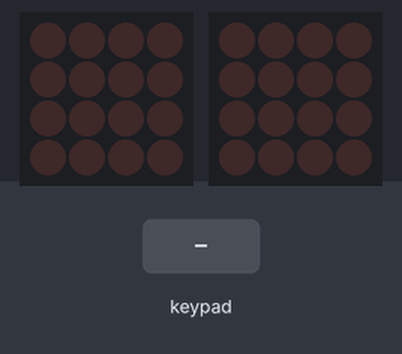
A sketch run on a simulated Arduino Uno, built with avr-gcc and run on an emulated ATmega328P. On the bench: 2 × 4×4 LED matrix. Inputs (shaded band) come from the test bench. What the sketch prints to the serial monitor is not drawn.

Above: at 4.4 s.
4.5 s: keypad keys 1 2 A pressed 0.4 s apart
At 4.59 s:
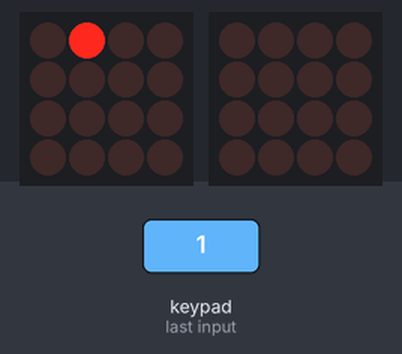
7.2 s: keypad keys 1 2 pressed 0.4 s apart
At 7.28 s:
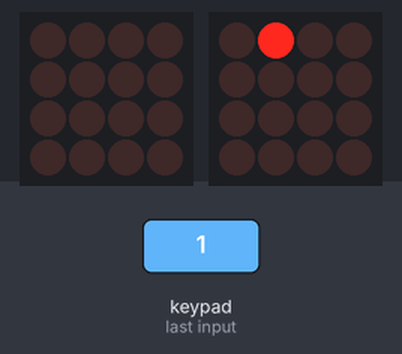
9.5 s: key '0' pressed
At 9.59 s:
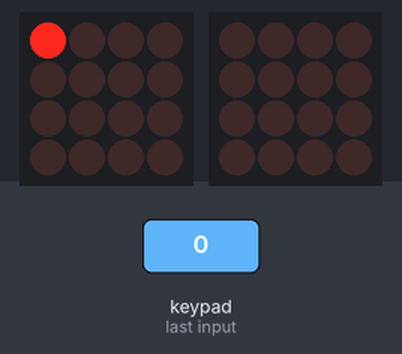
11.1 s: key '0' pressed
At 11.18 s:
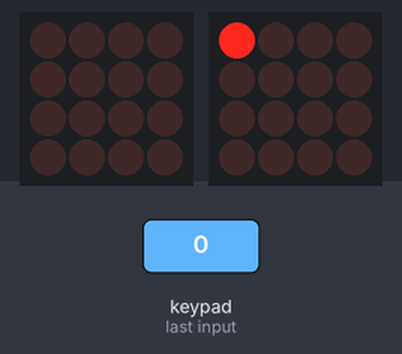
12.7 s: keypad keys 2 5 D pressed 0.4 s apart
At 12.8 s:
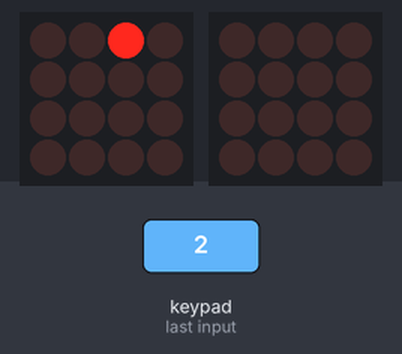
15.4 s: keypad keys 2 5 A pressed 0.4 s apart
At 15.48 s:
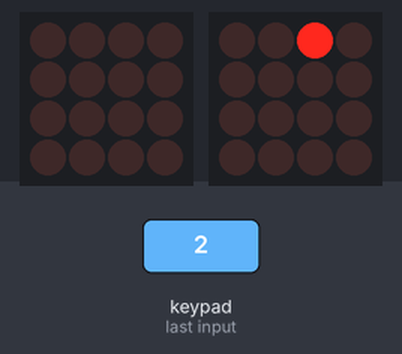

Measured:
- after the input at 4.5 s, the display: changes at once (image 1)
- after the input at 7.2 s, the display: changes at once (image 2)
- after the input at 9.5 s, the display: changes at once (image 3)
- after the input at 11.1 s, the display: changes at once (image 4)
- after the input at 12.7 s, the display: changes at once (image 5)
- after the input at 15.4 s, the display: changes at once (image 6)

The sketch:

TrellisMidi.ino
```cpp
//Trellis goes midi
//for the softmidi
// Variables:
byte note = 0;            // The MIDI note value to be played
byte velocity = 0;
int MidiTX = 2;
int MidiRX = 3;
 //software serial

#include <Wire.h>
#include "Adafruit_Trellis.h"
int SCLpin = 5;
int SDApin = 6;

/***************************************************
  This example shows reading buttons and setting/clearing buttons in a loop
  "momentary" mode has the LED light up only when a button is pressed
  "latching" mode lets you turn the LED on/off when pressed

  Up to 8 matrices can be used but this example will show 4 or 1
 ****************************************************/

#define MOMENTARY 0
#define LATCHING 1
// set the mode here
#define MODE MOMENTARY


Adafruit_Trellis matrix0 = Adafruit_Trellis();
Adafruit_Trellis matrix1 = Adafruit_Trellis();

// Just one
//Adafruit_TrellisSet trellis =  Adafruit_TrellisSet(&matrix0);
// or use the below to select 4, up to 8 can be passed in
Adafruit_TrellisSet trellis =  Adafruit_TrellisSet(&matrix0, &matrix1);

// set to however many you're working with here, up to 8
#define NUMTRELLIS 2
#define numKeys (NUMTRELLIS * 16)

// Connect Trellis Vin to 5V and Ground to ground.
// Connect the INT wire to pin #A2 (can change later!)
#define INTPIN 5
// Connect I2C SDA pin to your Arduino SDA line
// Connect I2C SCL pin to your Arduino SCL line
// All Trellises share the SDA, SCL and INT pin!
// Even 8 tiles use only 3 wires max


void setup() {
  Serial.begin(115200,2,3);
//  Serial.println("Trellis Demo");
  Wire.beginOnPins(SCLpin, SDApin);
  // INT pin requires a pullup
  pinMode(INTPIN, INPUT);
  digitalWrite(INTPIN, HIGH);
  // begin() with the addresses of each panel in order
  // I find it easiest if the addresses are in order
//  trellis.begin(0x70);  // only one
   trellis.begin(0x70, 0x71);  // or four!

  // light up all the LEDs in order
  for (uint8_t i=0; i<numKeys; i++) {
    trellis.setLED(i);
    trellis.writeDisplay();
    delay(50);
  }
  // then turn them off
  for (uint8_t i=0; i<numKeys; i++) {
    trellis.clrLED(i);
    trellis.writeDisplay();
    delay(50);
  }
}


  void noteOn(byte cmd, byte data1, byte data2) {
  //  plays a MIDI note.  Doesn't check to see that
  //  cmd is greater than 127, or that data values are  less than 127:
    Serial.write(0x90); //noteon = cmd = 0x90
    Serial.write(data1);
    Serial.write(data2);
     //prints the values in the serial monitor so we can see what note we're playing
//    Serial.print("cmd: ");
//     Serial.print(cmd);
//       Serial.print(", data1: ");
//   Serial.print(data1);
//      Serial.print(", data2: ");
//    Serial.println(data2);


  }

  void CC(byte cmd, byte data1, byte data2) {
    Serial.write(0xb0); //CCmessage
    Serial.write(data1);
    Serial.write(data2);
  }


void loop() {
  delay(30); // 30ms delay is required, dont remove me!
  if (MODE == MOMENTARY) {
    // If a button was just pressed or released...
    if (trellis.readSwitches()) {
      // go through every button
      for (uint8_t i=0; i<numKeys; i++) {
	// if it was pressed, turn it on
	if (trellis.justPressed(i)) {
	  //Serial.print("v"); Serial.println(i);
	  trellis.setLED(i);
          noteOn(0x90, i, 0x80);
          CC(0xb4,1,i);
	}
	// if it was released, turn it off
	if (trellis.justReleased(i)) {
	  //Serial.print("^"); Serial.println(i);
	  trellis.clrLED(i);
          noteOn(0x90, i, 0x00);
          CC(0xb4,1,81);

	}
      }
      // tell the trellis to set the LEDs we requested
      trellis.writeDisplay();
    }
  }

if (MODE == LATCHING) {
    // If a button was just pressed or released...
    if (trellis.readSwitches()) {
      // go through every button
      for (uint8_t i=0; i<numKeys; i++) {
        // if it was pressed...
	if (trellis.justPressed(i)) {
	  //Serial.print("v"); Serial.println(i);
	  // Alternate the LED
	  if (trellis.isLED(i)){
	    trellis.clrLED(i);
             noteOn(0x90, i, 0x00);
            }else{
	    trellis.setLED(i);
            noteOn(0x90, i, 0x80);
            }
        }
      }
      // tell the trellis to set the LEDs we requested
      trellis.writeDisplay();
    }
  }

}
```
